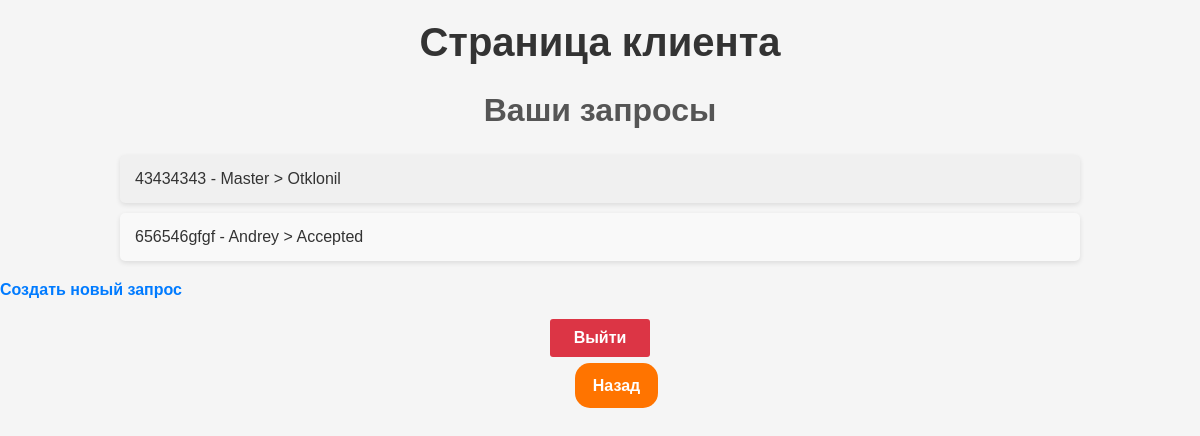
Before: /client/ (signed in) with the older database file.
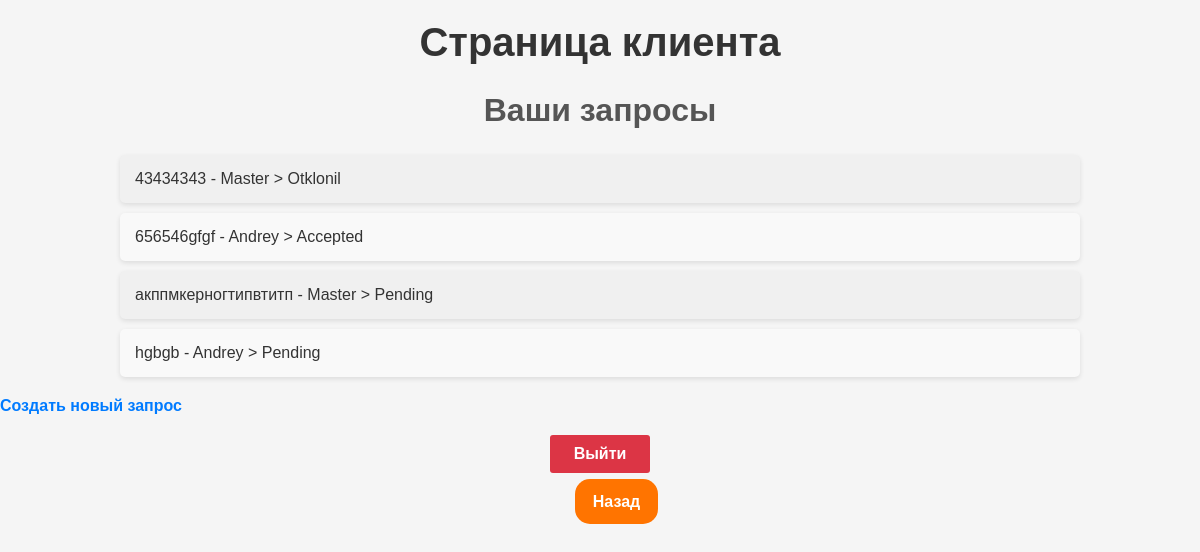
After: the same page with the newer database file.
### academy/models.py (models this page shows, shortened)
class Request(models.Model):
    client = models.ForeignKey(Client, on_delete=models.CASCADE)
    master = models.ForeignKey(Master, on_delete=models.CASCADE)
    description = models.TextField()
    status = models.CharField(max_length=20, choices=[('В ожидании', 'В ожидании'), ('Принял', 'Принял'), ('Отклонил', 'Отклонил')], default='В ожидании')

class Master(models.Model):
    user = models.OneToOneField(User, on_delete=models.CASCADE)
    name = models.CharField(max_length=100)

### academy/views.py (the view)
# urls.py: path('client/', views.client_page, name='client_page'),
@login_required
def client_page(request):
    client = get_object_or_404(Client, user=request.user)
    requests = Request.objects.filter(client=client)
    return render(request, 'orders/client_page.html', {'requests': requests})

### template/orders/client_page.html (shortened to what this page needs)
{% load static %}
<!DOCTYPE html>
<html lang="en">
<head>
    <link rel="stylesheet" href="{% static 'style7.css' %}">
</head>
<body>
<div class="container">
    <h1>Страница клиента</h1>
    <h2>Ваши запросы</h2>
    <ul>
        {% for request in requests %}
            <li>
                {{ request.description }} - {{ request.master.name }} > {{ request.status }}
            </li>
        {% endfor %}
    </ul>
    <a class="buttonn" href="{% url 'create_request' %}">Создать новый запрос</a>
    <a href="{% url 'logout' %}">Выйти</a>
</div>
    <div class="btn">
        <a class="button" href="{% url 'home' %}">Назад</a>
    </div>
</body>
</html>

Changed rows visible on the page:
added Request: description "акппмкерногтипвтитп", master.name "Master", status "Pending"
added Request: description "hgbgb", master.name "Andrey", status "Pending"
